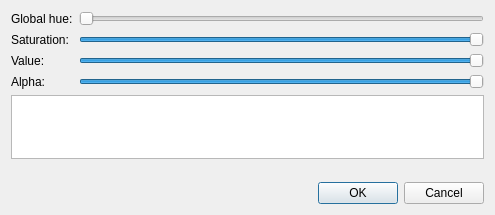
<?xml version="1.0" encoding="UTF-8"?>
<ui version="4.0">
 <class>TriadOffsetDialog</class>
 <widget class="QDialog" name="TriadOffsetDialog">
  <property name="geometry">
   <rect>
    <x>0</x>
    <y>0</y>
    <width>495</width>
    <height>215</height>
   </rect>
  </property>
  <property name="windowTitle">
   <string>Triad scheme</string>
  </property>
  <layout class="QVBoxLayout" name="verticalLayout">
   <item>
    <layout class="QFormLayout" name="formLayout">
     <property name="fieldGrowthPolicy">
      <enum>QFormLayout::AllNonFixedFieldsGrow</enum>
     </property>
     <item row="0" column="0">
      <widget class="QLabel" name="globalHueLabel">
       <property name="text">
        <string>Global hue:</string>
       </property>
      </widget>
     </item>
     <item row="0" column="1">
      <widget class="QSlider" name="globalHueSlider">
       <property name="maximum">
        <number>359</number>
       </property>
       <property name="orientation">
        <enum>Qt::Horizontal</enum>
       </property>
      </widget>
     </item>
     <item row="1" column="0">
      <widget class="QLabel" name="saturationLabel">
       <property name="text">
        <string>Saturation:</string>
       </property>
      </widget>
     </item>
     <item row="1" column="1">
      <widget class="QSlider" name="saturationSlider">
       <property name="maximum">
        <number>255</number>
       </property>
       <property name="value">
        <number>255</number>
       </property>
       <property name="orientation">
        <enum>Qt::Horizontal</enum>
       </property>
      </widget>
     </item>
     <item row="2" column="0">
      <widget class="QLabel" name="valueLabel">
       <property name="text">
        <string>Value:</string>
       </property>
      </widget>
     </item>
     <item row="2" column="1">
      <widget class="QSlider" name="valueSlider">
       <property name="maximum">
        <number>255</number>
       </property>
       <property name="value">
        <number>255</number>
       </property>
       <property name="orientation">
        <enum>Qt::Horizontal</enum>
       </property>
      </widget>
     </item>
     <item row="3" column="0">
      <widget class="QLabel" name="alphaLabel">
       <property name="text">
        <string>Alpha:</string>
       </property>
      </widget>
     </item>
     <item row="3" column="1">
      <widget class="QSlider" name="alphaSlider">
       <property name="maximum">
        <number>255</number>
       </property>
       <property name="value">
        <number>255</number>
       </property>
       <property name="orientation">
        <enum>Qt::Horizontal</enum>
       </property>
      </widget>
     </item>
    </layout>
   </item>
   <item>
    <widget class="ColorListPreView" name="listView">
     <property name="maximumSize">
      <size>
       <width>16777215</width>
       <height>64</height>
      </size>
     </property>
     <property name="verticalScrollBarPolicy">
      <enum>Qt::ScrollBarAlwaysOff</enum>
     </property>
     <property name="horizontalScrollBarPolicy">
      <enum>Qt::ScrollBarAlwaysOff</enum>
     </property>
     <property name="sizeAdjustPolicy">
      <enum>QAbstractScrollArea::AdjustToContents</enum>
     </property>
     <property name="autoScroll">
      <bool>false</bool>
     </property>
     <property name="autoScrollMargin">
      <number>0</number>
     </property>
     <property name="editTriggers">
      <set>QAbstractItemView::NoEditTriggers</set>
     </property>
     <property name="flow">
      <enum>QListView::LeftToRight</enum>
     </property>
     <property name="isWrapping" stdset="0">
      <bool>false</bool>
     </property>
     <property name="layoutMode">
      <enum>QListView::Batched</enum>
     </property>
     <property name="viewMode">
      <enum>QListView::ListMode</enum>
     </property>
     <property name="uniformItemSizes">
      <bool>false</bool>
     </property>
    </widget>
   </item>
   <item>
    <spacer name="verticalSpacer">
     <property name="orientation">
      <enum>Qt::Vertical</enum>
     </property>
     <property name="sizeHint" stdset="0">
      <size>
       <width>20</width>
       <height>40</height>
      </size>
     </property>
    </spacer>
   </item>
   <item>
    <widget class="QDialogButtonBox" name="buttonBox">
     <property name="orientation">
      <enum>Qt::Horizontal</enum>
     </property>
     <property name="standardButtons">
      <set>QDialogButtonBox::Cancel|QDialogButtonBox::Ok</set>
     </property>
    </widget>
   </item>
  </layout>
 </widget>
 <customwidgets>
  <customwidget>
   <class>ColorListPreView</class>
   <extends>QListView</extends>
   <header>ColorListPreView.hpp</header>
  </customwidget>
 </customwidgets>
 <resources/>
 <connections>
  <connection>
   <sender>buttonBox</sender>
   <signal>accepted()</signal>
   <receiver>TriadOffsetDialog</receiver>
   <slot>accept()</slot>
   <hints>
    <hint type="sourcelabel">
     <x>248</x>
     <y>254</y>
    </hint>
    <hint type="destinationlabel">
     <x>157</x>
     <y>274</y>
    </hint>
   </hints>
  </connection>
  <connection>
   <sender>buttonBox</sender>
   <signal>rejected()</signal>
   <receiver>TriadOffsetDialog</receiver>
   <slot>reject()</slot>
   <hints>
    <hint type="sourcelabel">
     <x>316</x>
     <y>260</y>
    </hint>
    <hint type="destinationlabel">
     <x>286</x>
     <y>274</y>
    </hint>
   </hints>
  </connection>
 </connections>
</ui>
